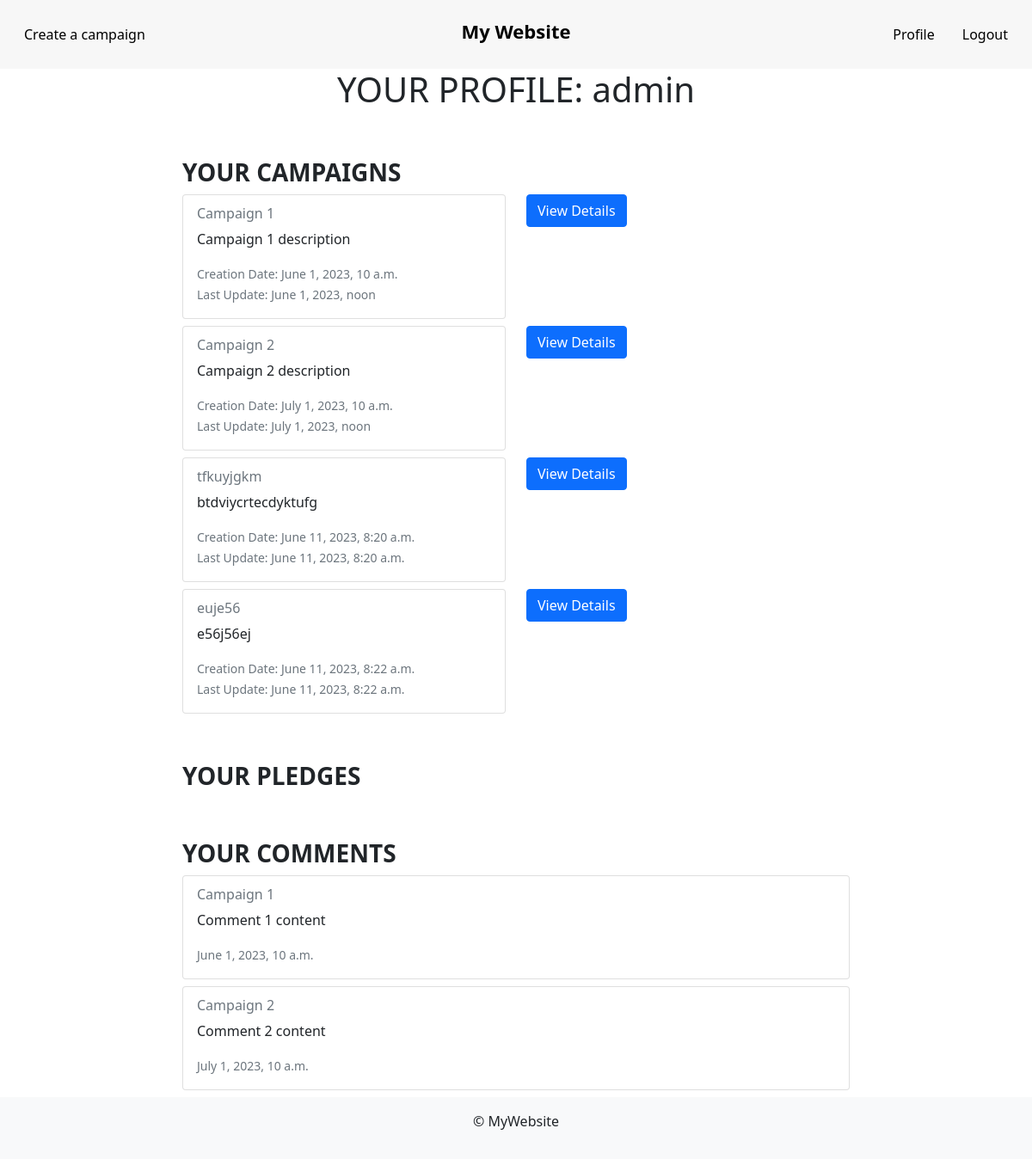
/accounts/profile/ (signed in), run on an earlier commit of the app's database.
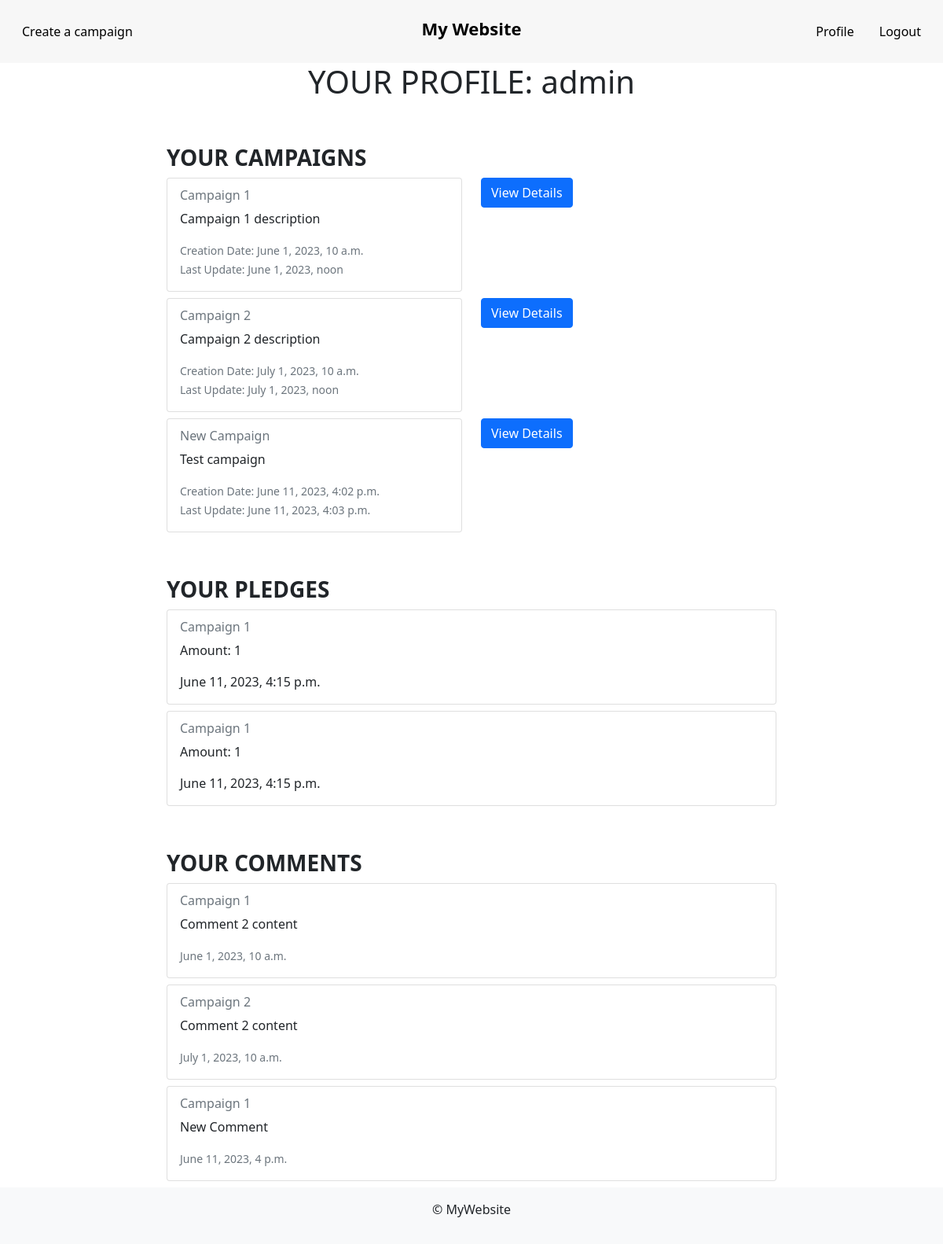
And on a later commit of the database.
### mainapp/models.py (models this page shows, shortened)
class Campaign(models.Model):
    title = models.CharField(max_length=100)
    description = models.TextField()
    image_url =models.URLField(default="https://static.vecteezy.com/system/resources/previews/005/337/799/original/icon-image-not-found-free-vector.jpg")
    goal_amount = models.DecimalField(max_digits=10, decimal_places=0)
    current_amount = models.DecimalField(max_digits=10, decimal_places=0, default=0)
    start_date = models.DateField()
    end_date = models.DateField()
    owner = models.ForeignKey(User, on_delete=models.CASCADE)
    category = models.ForeignKey(CampaignCategory, on_delete=models.CASCADE)
    created_at = models.DateTimeField(auto_now_add=True)
    updated_at = models.DateTimeField(auto_now=True)
    class Meta:
        db_table = "Campaign"
    def __str__(self):
        return self.title

class Comment(models.Model):
    user = models.ForeignKey(User, on_delete=models.CASCADE)
    campaign = models.ForeignKey(Campaign, on_delete=models.CASCADE)
    content = models.TextField()
    timestamp = models.DateTimeField(auto_now_add=True)
    class Meta:
        db_table = "Comment"

class Contribution(models.Model):
    backer = models.ForeignKey(User, on_delete=models.CASCADE)
    campaign = models.ForeignKey(Campaign, on_delete=models.CASCADE)
    amount = models.DecimalField(max_digits=10, decimal_places=0)
    timestamp = models.DateTimeField(auto_now_add=True)
    class Meta:
        db_table = "Contribution"

### mainapp/views.py (the view)
# urls.py: path("accounts/profile/", AccountView.as_view(), name="profile"),
class AccountView(LoginRequiredMixin, TemplateView):
    login_url = 'login'
    template_name = "accounts/profile.html"
    def get_context_data(self, **kwargs):
        context = super().get_context_data(**kwargs)
        context["username"] = self.request.user.username
        context["campaigns"] = Campaign.objects.filter(owner=self.request.user)
        context["pledges"] = Contribution.objects.filter(backer=self.request.user)
        context["comments"] = Comment.objects.filter(user=self.request.user)
        return context

### templates/accounts/profile.html (shortened to what this page needs)
{% extends "base.html" %}
{% block content %}
<section class="container-fluid">
    <div class="row">
        <h1> YOUR PROFILE: {{ username }}</h1>
    </div>
    <div class="row mt-5">
        <div class="col-2"></div>
        <div class="col-8">
            <h3><strong>YOUR CAMPAIGNS</strong></h3>
            {% for campaign in campaigns %}
                <div class="row">
                    <div class="col-6">
                        <div class="card mb-2">
                            <div class="card-body">
                                <h6 class="card-subtitle mb-2 text-muted">{{ campaign.title }}</h6>
                                <p class="card-text">{{ campaign.description }}</p>
                                <small class="text-muted">Creation Date: {{ campaign.created_at }}</small>
                                <br>
                                <small class="text-muted">Last Update: {{ campaign.updated_at }}</small>
                            </div>
                        </div>
                    </div>
                    <div class="col-6">
                        <a href="{% url 'campaign-details' campaign.id %}" class="btn btn-primary">View Details</a>
                    </div>
                </div>
            {% endfor %}
        </div>
    </div>
    <div class="row mt-5">
        <div class="col-2"></div>
        <div class="col-8">
            <h3><strong>YOUR PLEDGES</strong></h3>
            {% for pledge in pledges %}
                <div class="card mb-2">
                    <div class="card-body">
                        <h6 class="card-subtitle mb-2 text-muted">{{ pledge.campaign }}</h6>
                        <p class="card-text">Amount: {{ pledge.amount }}</p>
                        <p class="card-text">{{ pledge.timestamp }}</p>
                    </div>
                </div>
            {% endfor %}
        </div>
    </div>
    <div class="row mt-5">
        <div class="col-2"></div>
        <div class="col-8">
            <h3><strong>YOUR COMMENTS</strong></h3>
            {% for comment in comments %}
                <div class="card mb-2">
                    <div class="card-body">
                        <h6 class="card-subtitle mb-2 text-muted">{{ comment.campaign }}</h6>
                        <p class="card-text">{{ comment.content }}</p>
                        <small class="text-muted">{{ comment.timestamp }}</small>
                    </div>
                </div>
            {% endfor %}
        </div>
    </div>
</section>
{% endblock %}

### templates/base.html (shortened to what this page needs)
<!DOCTYPE html>
<html>
<head>
    <link rel="stylesheet" href="https://cdnjs.cloudflare.com/ajax/libs/twitter-bootstrap/5.0.1/css/bootstrap.min.css">
</head>
<body>
    <header class="header">
        <div class="container-fluid">
            <div class="header-content d-flex">
                <div class="col-3">
                    <nav>
                        <ul class="nav">
                            {% if request.user.is_authenticated %}
                            <li class="nav-item">
                                <a class="nav-link" href="{% url 'create-campaign' %}">Create a campaign</a>
                            </li>
                            {% endif %}
                        </ul>
                    </nav>
                </div>
                <div class="col-6 logo d-flex justify-content-center">
                    <a href="{% url 'landing-page' %}">My Website </a>
                </div>
                <div class="col-3 d-flex justify-content-end">
                    <nav>
                        <ul class="nav">
                            {% if request.user.is_authenticated %}
                            <li class="nav-item">
                                <a class="nav-link" href="{% url 'profile' %}">Profile</a>
                            </li>
                            <li class="nav-item">
                                <a class="nav-link" href="{% url 'logout' %}">Logout</a>
                            </li>
                            {% endif %}
                        </ul>
                    </nav>
                </div>
            </div>
        </div>
    </header>
    {% block content %}
    {% endblock %}
    <footer class="bg-light py-3 text-center">
        <p>&copy; MyWebsite</p>
    </footer>
</body>
</html>

### templates/base.html (style rules this page uses)
.header { background-color: #f7f7f7; }
.header-content { padding: 20px 0; }
.logo { font-size: 22px; font-weight: bold; }
.nav-link { color: #000; }
a { color:black; text-decoration: none; }

### templates/accounts/profile.html (style rules this page uses)
h1 { text-align: center; }

What changed in the data, as far as the page shows it:
removed Campaign: title "tfkuyjgkm", description "btdviycrtecdyktufg", created_at "June 11, 2023, 8:20 a.m.", updated_at "June 11, 2023, 8:20 a.m."
removed Campaign: title "euje56", description "e56j56ej", created_at "June 11, 2023, 8:22 a.m.", updated_at "June 11, 2023, 8:22 a.m."
added Campaign: title "New Campaign", description "Test campaign", created_at "June 11, 2023, 4:02 p.m.", updated_at "June 11, 2023, 4:03 p.m."
added Contribution: campaign "Campaign 1", amount "1", timestamp "June 11, 2023, 4:15 p.m."
added Contribution: campaign "Campaign 1", amount "1", timestamp "June 11, 2023, 4:15 p.m."
changed Comment "June 1, 2023, 10 a.m.": content "Comment 1 content" → "Comment 2 content"
added Comment: campaign "Campaign 1", content "New Comment", timestamp "June 11, 2023, 4 p.m."
